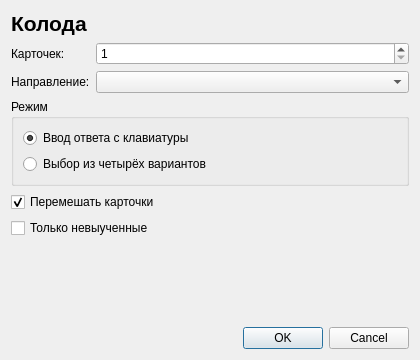
<?xml version="1.0" encoding="UTF-8"?>
<ui version="4.0">
 <class>TrainingSetupDialog</class>
 <widget class="QDialog" name="TrainingSetupDialog">
  <property name="geometry">
   <rect>
    <x>0</x>
    <y>0</y>
    <width>420</width>
    <height>360</height>
   </rect>
  </property>
  <property name="windowTitle">
   <string>Настройки тренировки</string>
  </property>
  <layout class="QVBoxLayout" name="mainLayout">
   <item>
    <widget class="QLabel" name="deckLabel">
     <property name="styleSheet">
      <string notr="true">font-size: 16pt; font-weight: bold;</string>
     </property>
     <property name="text">
      <string>Колода</string>
     </property>
     <property name="wordWrap">
      <bool>true</bool>
     </property>
    </widget>
   </item>
   <item>
    <layout class="QFormLayout" name="formLayout">
     <property name="fieldGrowthPolicy">
      <enum>QFormLayout::FieldGrowthPolicy::AllNonFixedFieldsGrow</enum>
     </property>
     <item row="0" column="0">
      <widget class="QLabel" name="sizeLabel">
       <property name="text">
        <string>Карточек:</string>
       </property>
      </widget>
     </item>
     <item row="0" column="1">
      <widget class="QSpinBox" name="sizeSpinBox">
       <property name="minimum">
        <number>1</number>
       </property>
      </widget>
     </item>
     <item row="1" column="0">
      <widget class="QLabel" name="directionLabel">
       <property name="text">
        <string>Направление:</string>
       </property>
      </widget>
     </item>
     <item row="1" column="1">
      <widget class="QComboBox" name="directionCombo"/>
     </item>
    </layout>
   </item>
   <item>
    <widget class="QGroupBox" name="modeGroupBox">
     <property name="title">
      <string>Режим</string>
     </property>
     <layout class="QVBoxLayout" name="modeLayout">
      <item>
       <widget class="QRadioButton" name="typingRadio">
        <property name="text">
         <string>Ввод ответа с клавиатуры</string>
        </property>
        <property name="checked">
         <bool>true</bool>
        </property>
        <attribute name="buttonGroup">
         <string notr="true">modeGroup</string>
        </attribute>
       </widget>
      </item>
      <item>
       <widget class="QRadioButton" name="choiceRadio">
        <property name="text">
         <string>Выбор из четырёх вариантов</string>
        </property>
        <attribute name="buttonGroup">
         <string notr="true">modeGroup</string>
        </attribute>
       </widget>
      </item>
     </layout>
    </widget>
   </item>
   <item>
    <widget class="QCheckBox" name="shuffleCheck">
     <property name="text">
      <string>Перемешать карточки</string>
     </property>
     <property name="checked">
      <bool>true</bool>
     </property>
    </widget>
   </item>
   <item>
    <widget class="QCheckBox" name="unlearnedCheck">
     <property name="text">
      <string>Только невыученные</string>
     </property>
    </widget>
   </item>
   <item>
    <widget class="QLabel" name="hintLabel">
     <property name="styleSheet">
      <string notr="true">color: gray;</string>
     </property>
     <property name="wordWrap">
      <bool>true</bool>
     </property>
    </widget>
   </item>
   <item>
    <spacer name="verticalSpacer">
     <property name="orientation">
      <enum>Qt::Orientation::Vertical</enum>
     </property>
     <property name="sizeHint" stdset="0">
      <size>
       <width>20</width>
       <height>10</height>
      </size>
     </property>
    </spacer>
   </item>
   <item>
    <widget class="QDialogButtonBox" name="buttonBox">
     <property name="standardButtons">
      <set>QDialogButtonBox::StandardButton::Cancel|QDialogButtonBox::StandardButton::Ok</set>
     </property>
    </widget>
   </item>
  </layout>
 </widget>
 <resources/>
 <connections/>
 <buttongroups>
  <buttongroup name="modeGroup"/>
 </buttongroups>
</ui>
